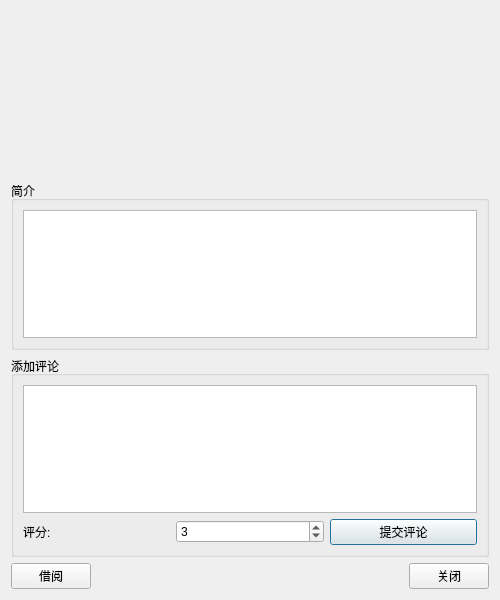
<?xml version="1.0" encoding="UTF-8"?>
<ui version="4.0">
 <class>BookDetailDialog</class>
 <widget class="QDialog" name="BookDetailDialog">
  <property name="geometry">
   <rect>
    <x>0</x>
    <y>0</y>
    <width>500</width>
    <height>600</height>
   </rect>
  </property>
  <property name="windowTitle">
   <string>图书详情</string>
  </property>
  <layout class="QVBoxLayout" name="verticalLayout">
   <item>
    <widget class="QLabel" name="lblTitle">
     <property name="alignment">
      <set>Qt::AlignCenter</set>
     </property>
     <property name="font">
      <font>
       <pointsize>16</pointsize>
       <weight>75</weight>
       <bold>true</bold>
      </font>
     </property>
    </widget>
   </item>
   <item>
    <layout class="QFormLayout" name="formLayout">
     <item row="0" column="0">
      <widget class="QLabel" name="lblAuthor"/>
     </item>
     <item row="1" column="0">
      <widget class="QLabel" name="lblPublisher"/>
     </item>
     <item row="2" column="0">
      <widget class="QLabel" name="lblPublishDate"/>
     </item>
     <item row="3" column="0">
      <widget class="QLabel" name="lblPrice"/>
     </item>
     <item row="4" column="0">
      <widget class="QLabel" name="lblISBN"/>
     </item>
     <item row="5" column="0">
      <widget class="QLabel" name="lblAvailableCopies"/>
     </item>
     <item row="6" column="0">
      <widget class="QLabel" name="lblRating"/>
     </item>
    </layout>
   </item>
   <item>
    <widget class="QGroupBox" name="groupBox">
     <property name="title">
      <string>简介</string>
     </property>
     <layout class="QVBoxLayout" name="verticalLayout_2">
      <item>
       <widget class="QTextEdit" name="txtIntro">
        <property name="readOnly">
         <bool>true</bool>
        </property>
       </widget>
      </item>
     </layout>
    </widget>
   </item>
   <item>
    <widget class="QGroupBox" name="groupBox_2">
     <property name="title">
      <string>添加评论</string>
     </property>
     <layout class="QVBoxLayout" name="verticalLayout_3">
      <item>
       <widget class="QTextEdit" name="txtComment"/>
      </item>
      <item>
       <layout class="QHBoxLayout" name="horizontalLayout">
        <item>
         <widget class="QLabel" name="label">
          <property name="text">
           <string>评分:</string>
          </property>
         </widget>
        </item>
        <item>
         <widget class="QSpinBox" name="spinRating">
          <property name="minimum">
           <number>1</number>
          </property>
          <property name="maximum">
           <number>5</number>
          </property>
          <property name="value">
           <number>3</number>
          </property>
         </widget>
        </item>
        <item>
         <widget class="QPushButton" name="btnAddComment">
          <property name="text">
           <string>提交评论</string>
          </property>
         </widget>
        </item>
       </layout>
      </item>
     </layout>
    </widget>
   </item>
   <item>
    <layout class="QHBoxLayout" name="horizontalLayout_2">
     <item>
      <widget class="QPushButton" name="btnBorrow">
       <property name="text">
        <string>借阅</string>
       </property>
      </widget>
     </item>
     <item>
      <spacer name="horizontalSpacer">
       <property name="orientation">
        <enum>Qt::Horizontal</enum>
       </property>
       <property name="sizeHint" stdset="0">
        <size>
         <width>40</width>
         <height>20</height>
        </size>
       </property>
      </spacer>
     </item>
     <item>
      <widget class="QPushButton" name="btnClose">
       <property name="text">
        <string>关闭</string>
       </property>
      </widget>
     </item>
    </layout>
   </item>
  </layout>
 </widget>
 <resources/>
 <connections>
  <connection>
   <sender>btnClose</sender>
   <signal>clicked()</signal>
   <receiver>BookDetailDialog</receiver>
   <slot>reject()</slot>
   <hints>
    <hint type="sourcelabel">
     <x>248</x>
     <y>254</y>
    </hint>
    <hint type="destinationlabel">
     <x>278</x>
     <y>274</y>
    </hint>
   </hints>
  </connection>
 </connections>
</ui>
